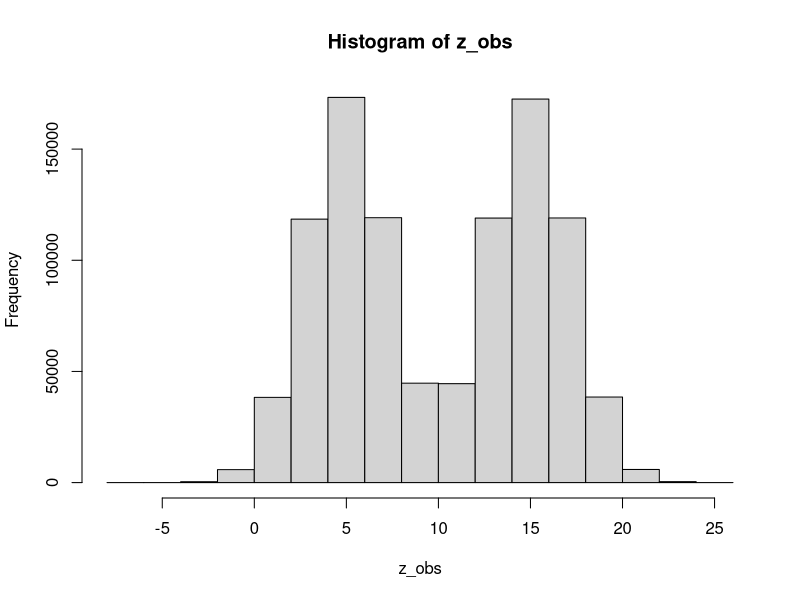

The R source for this figure:
## ---- chunk 1
rm(list=ls())
## ---- chunk 2
# call libraries
library(numDeriv)
library(mvtnorm)
## ---- chunk 3
# Load R package for printing
library(knitr)
## ---- chunk 4
# Set a seed of the random number generator
set.seed(2023)
## ---- chunk 5
rm( list = ls() )
## ---- chunk 6
data_generating_model <- function(n,w) {
  z <- rep( NaN, times=n )
  p1 <- 0.5 
  p2 <- 1.0-p1
  w <- 5
  phi <-  20
  sig2 <- 5
  lab <- as.numeric(runif(n_obs)>p1)
  z <- lab*rnorm(n, mean = w, sd = sqrt(sig2)) + (1-lab)*rnorm(n, mean = phi-w, sd = sqrt(sig2))
  return(z)
}
## ---- chunk 7
n_obs <- 10^(6)
w_true <- 5 
set.seed(2023)
z_obs <- data_generating_model(n = n_obs, w = w_true) 
set.seed(0)
hist(z_obs)
## ---- chunk 8
log_sampling_pdf <- function(z, w, p1 = 0.5, phi=20, sig2 = 5) {
  log_sampling_pdf <- p1*dnorm(z, mean = w, sd = sqrt(sig2), log = FALSE)
  log_sampling_pdf <- log_sampling_pdf + (1-p1)*dnorm(z, mean = phi-w, sd = sqrt(sig2), log = FALSE)
  log_sampling_pdf <- log(log_sampling_pdf) ;
  return(log_sampling_pdf)
}
## ---- chunk 9
log_prior_pdf <- function(w, mu = 0.0, sig2 = 100 ) {
  log_pdf <- dnorm(w, mean = mu, sd = sqrt(sig2), log = TRUE)
  return( log_pdf )
}
## ---- chunk 10
learning_rate <- function(t, T_0  , T_1  , C_0  , s_0   ) {
  if ( t <= T_0 ) {
    eta <- C_0
  } else if ( (T_0+1 <= t) && (t <= T_1 ) ) {
    eta <- C_0 / ( (t-T_0) ^ s_0 )
  } else {
    eta <- C_0 / ( (T_1-T_0) ^ s_0 )
  }
  return(eta)
}
## ---- chunk 11
#
#
#
## ---- chunk 12
#
#
#
## ---- chunk 13
#
#
#
